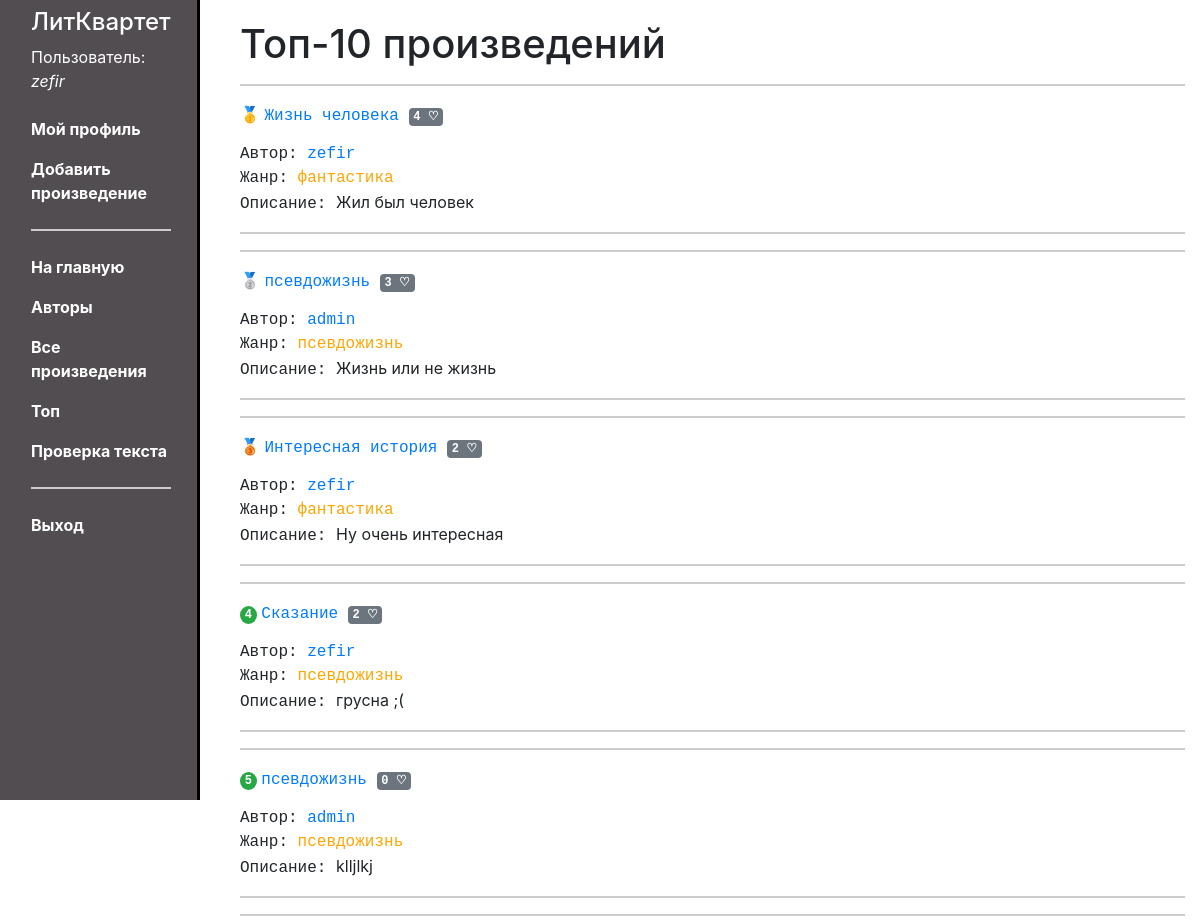
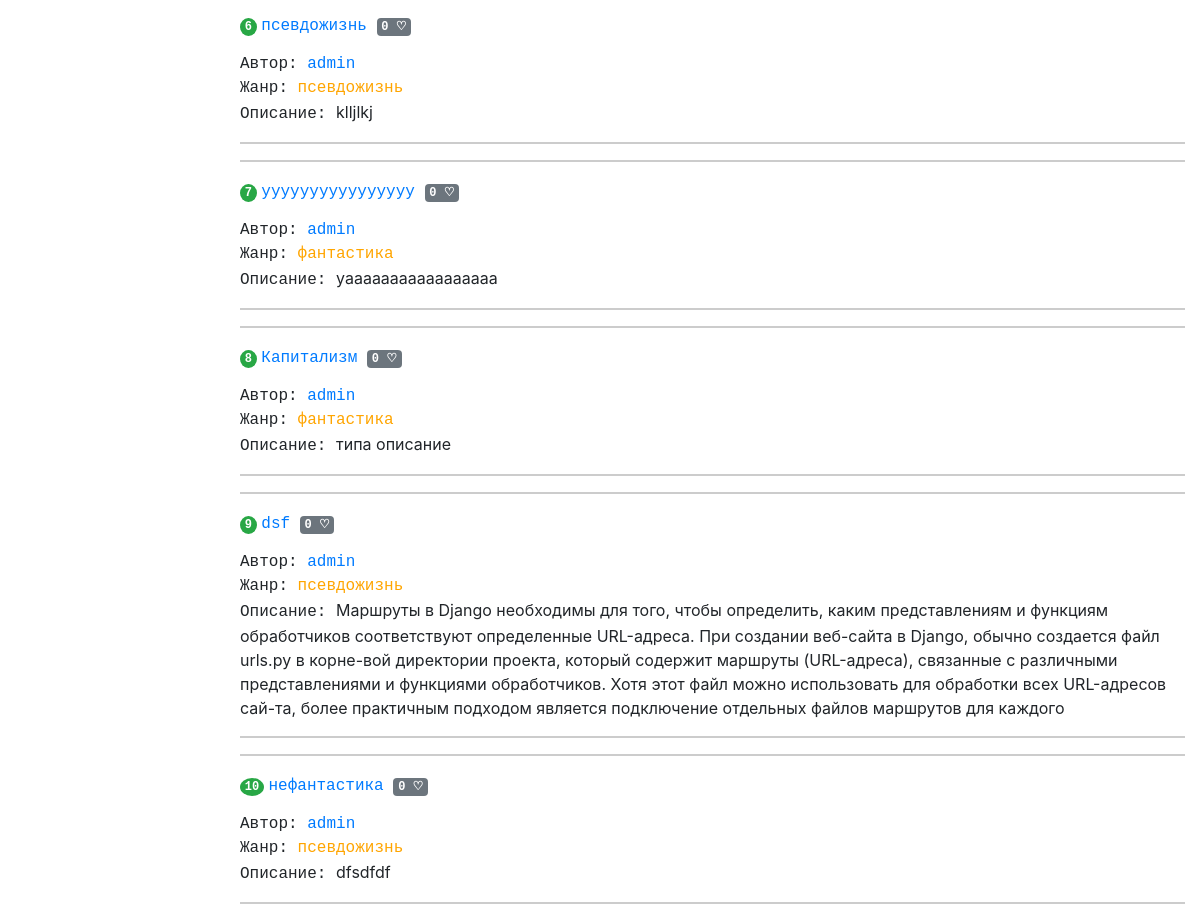
Screenshot of /writer/top/ (signed in) with the database file from the repository (2 pictures, top to bottom).
### writer/models.py (models this page shows, shortened)
class Content(models.Model):
    id = models.UUIDField(primary_key=True, default=uuid.uuid4, help_text='Уникальный id для каждого произведения')
    author = models.ForeignKey(User, verbose_name='Автор', on_delete=models.CASCADE)
    ganre = models.ForeignKey('ContentType', on_delete=models.SET_NULL, null=True, verbose_name='Жанр')
    name = models.CharField('Название', max_length=200)
    description = models.TextField('Аннотация', max_length=500, null=True)
    data = models.TextField('Текст')
    similar_content = models.ManyToManyField('self', blank=True, verbose_name='Похожие произведения')

class ContentType(models.Model):
    id = models.UUIDField(primary_key=True, default=uuid.uuid4, help_text='Уникальный id для каждого жанра')
    name = models.CharField('Название', max_length=150)
    description = models.TextField('Описание', max_length=1000, blank=True, null=True)
    def __str__(self):
        return self.name

### writer/views.py (the view)
def top_contents(request):
    top_contents = Content.objects.annotate(num_likes=Count('like')).order_by('-num_likes')[:10]
    return render(request, 'top_contents.html', {'top_contents': top_contents})

### writer/templates/top_contents.html
{% extends "base_generic.html" %}
{% block content %}
  <h1>Топ-10 произведений</h1>
    {% for content in top_contents %}
          <hr>
          {% if forloop.counter == 1 %}
            🥇
          {% elif forloop.counter == 2 %}
            🥈
          {% elif forloop.counter == 3 %}
            🥉
          {% else %}
            <samp><span class="badge badge-success rounded-circle">{{ forloop.counter }}</span></samp>
          {% endif %}
        <samp><a href="{% url 'contentdetail' pk=content.pk %}" > {{ content.name }}</a> <p class="badge badge-lg badge-secondary">{{ content.num_likes }} ♡</p></samp>
          <br>
          <samp>Автор: <a href="{% url 'writer-user-detail' pk=content.author.pk %}">{{content.author}}</a></samp>
          <br>
          <samp>Жанр: <samp class="text-custom" title="{{ content.ganre.description }}">{{ content.ganre }}</samp></samp>
          <p><samp>Описание: </samp>{{content.description}}</p>
          <hr>
    {% endfor %}
{% endblock %}

### writer/templates/base_generic.html (shortened to what this page needs)
<html lang="ru">
<head>
  <link rel="stylesheet" href="https://cdnjs.cloudflare.com/ajax/libs/twitter-bootstrap/4.6.1/css/bootstrap.min.css">
  {% load static %}
  <link rel="stylesheet" href="{% static 'css/style.css' %}">
</head>
<body>
  <div class="container-fluid">
    <div class="row">
      <div class="col-sm-2 sticky-top">
      {% block sidebar %}
          <nav class="navbar">
               <ul class="navbar-nav flex-column ">
                 <li class="nav-item text-white">
                    <h4>ЛитКвартет</h4>
                </li>
              {% if request.user.is_authenticated %}
             <li class="nav-item text-white">Пользователь: <p class="font-italic text-white">{{ request.user.get_username }}</p></li>
                <li class="nav-item">
                  <a href="{% url 'writer-user-detail' pk=request.user.pk %}" class="nav-link text-white font-weight-bold">Мой профиль</a>
              </li>
               <li class="nav-item">
                  <a href="{% url 'content_create' %}" class="nav-link text-white font-weight-bold">Добавить произведение</a>
              </li>
           {% endif %}
                     <li class="nav-item">
                      <hr>
                  </li>
                    <li class="nav-item">
                      <a href="{% url 'index' %}" class="nav-link text-white font-weight-bold">На главную</a>
                  </li>
                  <li class="nav-item">
                      <a href="{% url 'users' %}" class="nav-link text-white font-weight-bold">Авторы</a>
                  </li>
                  <li class="nav-item">
                      <a href="{% url 'books' %}" class="nav-link text-white font-weight-bold">Все произведения</a>
                  </li>
                   <li class="nav-item">
                      <a href="{% url 'top_contents' %}" class="nav-link text-white font-weight-bold">Топ</a>
                  </li>
                    <li class="nav-item">
                      <a href="{% url 'check_text' %}" class="nav-link text-white font-weight-bold">Проверка текста</a>
                  </li>
                    <li class="nav-item">
           {% if request.user.is_authenticated %}
             <hr>
            <li class="nav-item"><a class="nav-link text-white font-weight-bold" href="{% url 'logout'%}?next={{request.path}}">Выход</a></li>
           {% endif %}
              </ul>
          </nav>
          {% endblock %}
      </div>
      <div class="col-sm-10 ">
      {% block content %}{% endblock %}
      </div>
    </div>
  </div>
</body>
</html>

### writer/static/css/style.css (style rules this page uses)
body { background-color: white; }
.col-sm-2 { border-right: 3px solid; border-right-color: #000; height: 100vh; }
.col-sm-10 { padding-left: 40px; padding-top: 20px; }
.col-sm-2 { background-color: #514D51; }
hr { border-top: 2px double #ccc; }
.text-custom { color: #FFA500; }

### rows the page displays
Content: name "Жизнь человека", num_likes "4", author "zefir", ganre "фантастика", description "Жил был человек"
Content: name "псевдожизнь", num_likes "3", author "admin", ganre "псевдожизнь", description "Жизнь или не жизнь"
Content: name "Интересная история", num_likes "2", author "zefir", ganre "фантастика", description "Ну очень интересная"
Content: name "Сказание", num_likes "2", author "zefir", ganre "псевдожизнь", description "грусна ;("
Content: name "псевдожизнь", num_likes "0", author "admin", ganre "псевдожизнь", description "klljlkj"
Content: name "псевдожизнь", num_likes "0", author "admin", ganre "псевдожизнь", description "klljlkj"
Content: name "уууууууууууууууу", num_likes "0", author "admin", ganre "фантастика", description "уааааааааааааааааа"
Content: name "Капитализм", num_likes "0", author "admin", ganre "фантастика", description "типа описание"
Content: name "dsf", num_likes "0", author "admin", ganre "псевдожизнь", description "Маршруты в Django необходимы для того, чтобы определить, каким представлениям и функциям обработчиков соответствуют определенные URL-адреса. При создании веб-сайта в Django, обычно создается файл urls.py в корне-вой директории проекта, который содержит маршруты (URL-адреса), связанные с различными представлениями и функциями обработчиков. Хотя этот файл можно использовать для обработки всех URL-адресов сай-та, более практичным подходом является подключение отдельных файлов маршрутов для каждого"
Content: name "нефантастика", num_likes "0", author "admin", ganre "псевдожизнь", description "dfsdfdf"

### other values shown
{{ request.user.get_username }} "zefir"
